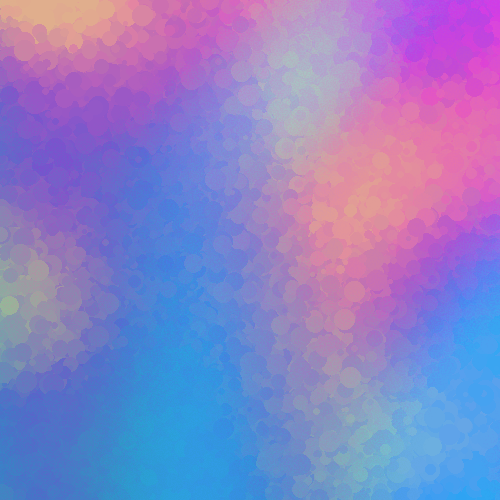

The script that saved this image:
from generator import Artwork
from circles import CirclesArtwork
from PIL import Image

artwork1 = Artwork()
artwork2 = CirclesArtwork()

new_artwork = Image.blend(artwork1.image, artwork2.image, 0.5)

new_artwork.save("blend.png")
